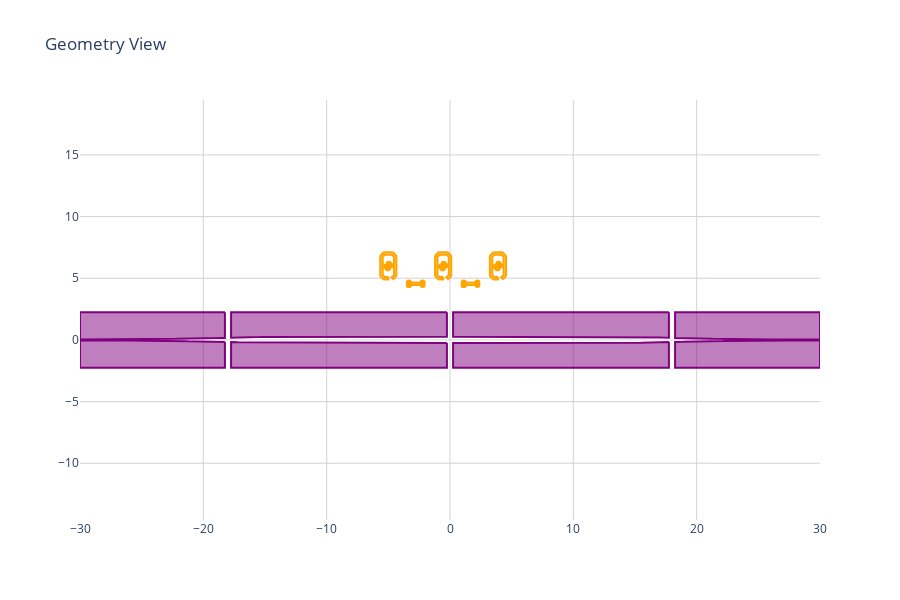

Source (notebook cell):
### Markdown cell above
### Nanobeam

### Code cell
class Nanobeam(Device):
    def initialize(self):
        self.set_name("NANOBEAM")
        self.set_description("Adiabatic Vertical Coupler, InP coupon")

    def parameters(self):
        self.addparameter("taper_length", 15, "Length of each taper")
        self.addparameter("top_length", 30, "Length of top waveguide")
        self.addparameter("top_width", 0.5, "Width of top waveguide")
        self.addparameter("top_tip_width", 0.05, "Width of top waveguide tip")
        self.addparameter("n_points", 1000, "Number of points used in the taper", param_type=int)
        self.addparameter("m", 2, "Top taper power")
        self.addparameter("N_theters", 3, "Number of theters", param_type=int)
        self.addparameter("theter_length", 2, "Length of theters")   
        self.addparameter("theter_width", 0.5, "Width of theters")
        self.addparameter("offset_from_tip", 0.8, "Offset from the tip of the top waveguide as a fraction of the taper length", param_range=[0,1.5])
        self.addparameter("group_id", 0, "Group ID for the device", param_type=int,  param_range=(0, 200))
        self.addparameter("row_id", 0, "Row ID for the device", param_type=int, param_range=(0, 200))
        self.addparameter("col_id", 0, "Column ID for the device", param_type=int, param_range=(0, 200))
    def geom(self):
        p = self.get_params()
        length_total = p["top_length"] + 2*p["taper_length"] 
        
        #top waveguide
        seq = [
            ["S", p["top_length"]/2],
        ]

        sequencer = BaseWaveguideSequencer(seq)
        sequencer.reset()
        sequencer.options["defaultWidth"] = p["top_width"]
        sequencer.options["wgLayer"] = 3

        top = sm.GeomGroup()
        top += sequencer.run()
        
       
        taper_length = p["taper_length"]
        n_points = p["n_points"]
        x = np.linspace(0,p["taper_length"], p["n_points"])
        m = p["m"]
        w1 = p["top_width"]
        w2 = p["top_tip_width"]
        a = (w1-w2)/(taper_length**m)
        w = a*(taper_length-x)**m + w2

        top += sm.make_tapered_path(x, np.zeros(n_points), w,3).translate(p["top_length"]/2, 0)        
        top += top.copy().mirrorX(0)

        #bottom waveguide
        seq = [
            ["S", p["top_length"]/2],
        ]       
       
        XP  = length_total /2
        YP  = 0
        bending_radius = 10

        import math
        def WaveguideConnector(port1, port2, width):
            res = WaveguideConnect(port1, port2, bending_radius)
            if res[0] == True: 
                so = BaseWaveguideSequencer(res[1])
                so.options = sequencer.options
                so.options["defaultWidth"] = width
                g = so.run()
                g.rotate_translate(port1.x0, port1.y0, math.degrees(port1.angle()))
                return g
            else: 
                return GeomGroup()

        p1 = BaseWaveguidePort(-XP, YP, "west",p["top_tip_width"], "p1")
        p2 = BaseWaveguidePort(XP, YP, "east", p["top_tip_width"], "p2")

        p1.connector_function = WaveguideConnector
        p2.connector_function = WaveguideConnector
        self.addlocalport(p1)
        self.addlocalport(p2)
        theters = GeomGroup()
        spacing_between_theters = (p["top_length"] +2*(1-p["offset_from_tip"])*taper_length) / (p["N_theters"] -1)
        
        if p["N_theters"] % 2 == 0:  # even number of theters
            theters += sm.make_rect(spacing_between_theters / 2, 0, p["theter_width"], p["top_width"] / 2 + p["theter_length"], layer=3, numkey=2)
            theters += sm.make_rect(-spacing_between_theters / 2, 0, p["theter_width"], p["top_width"] / 2 + p["theter_length"], layer=3, numkey=2)

            for i in range(1, p["N_theters"] // 2):
                theters += sm.make_rect(spacing_between_theters / 2 + i * spacing_between_theters, 0, p["theter_width"], p["top_width"] / 2 + p["theter_length"], layer=3, numkey=2)
                theters += sm.make_rect(-spacing_between_theters / 2 - i * spacing_between_theters, 0, p["theter_width"], p["top_width"] / 2 + p["theter_length"], layer=3, numkey=2)
        else:
            theters += sm.make_rect(0, 0, p["theter_width"], p["theter_length"]+p["top_width"]/2, layer=3, numkey=2)
            for i in range(1, p["N_theters"] // 2 + 1):
                theters += sm.make_rect(i * spacing_between_theters, 0, p["theter_width"], p["top_width"] / 2 + p["theter_length"], layer=3, numkey=2)
                theters += sm.make_rect(-i * spacing_between_theters, 0, p["theter_width"], p["top_width"] / 2 + p["theter_length"], layer=3, numkey=2)
        theters += theters.copy().mirrorY(0)


        nanobeam = top + theters
        bb = nanobeam.bounding_box()
        rbox=bb.toRect() # rbox contains 1 rectangle size of the bounding box
        rbox.set_layer(4)
        nanobeam = rbox.boolean_difference(nanobeam, 4, 3 )
        str = f"{p['group_id']}_{p['row_id']}_{p['col_id']}"
        text = sm.make_text(0, 2*(p["theter_length"] + p["top_width"]), str, 2, 0.2, to_poly=True, numkey=2, layer=1)
        nanobeam += text
    
        
        #avc += bot  
        return nanobeam
    

coupon = Nanobeam.build()
#DeviceInspect(coupon, fix_aspect_ratio=True)
registerDevicesInModule(__name__)
geom = coupon.geom()
GeomView(geom, fix_aspect_ratio=True, plot_height = 600)

### Figure 1 — Plotly figure (JSON) as saved in the notebook; plotly's stock layout.template omitted (floating-point values rounded to 4 significant figures; data arrays with more than 128 entries replaced by an {"elided": "..."} marker saying what was removed)
{"data": [{"fill": "toself", "line": {"color": "purple"}, "type": "scatter", "x": {"elided": "787 float values"}, "y": {"elided": "787 float values"}}, {"fill": "toself", "line": {"color": "purple"}, "type": "scatter", "x": {"elided": "787 float values"}, "y": {"elided": "787 float values"}}, {"fill": "toself", "line": {"color": "purple"}, "type": "scatter", "x": {"elided": "189 float values"}, "y": {"elided": "189 float values"}}, {"fill": "toself", "line": {"color": "purple"}, "type": "scatter", "x": {"elided": "189 float values"}, "y": {"elided": "189 float values"}}, {"fill": "toself", "line": {"color": "purple"}, "type": "scatter", "x": {"elided": "189 float values"}, "y": {"elided": "189 float values"}}, {"fill": "toself", "line": {"color": "purple"}, "type": "scatter", "x": {"elided": "189 float values"}, "y": {"elided": "189 float values"}}, {"fill": "toself", "line": {"color": "purple"}, "type": "scatter", "x": {"elided": "787 float values"}, "y": {"elided": "787 float values"}}, {"fill": "toself", "line": {"color": "purple"}, "type": "scatter", "x": {"elided": "787 float values"}, "y": {"elided": "787 float values"}}, {"fill": "toself", "line": {"color": "orange"}, "type": "scatter", "x": [-5, -5.292, -5.456, -5.456, -5.292, -4.708, -4.544, -4.544, -4.737, -4.596, -4.374, -4.344, -4.344, -4.374, -4.596, -4.667, -5.333, -5.404, -5.626, -5.656, -5.656, -5.626, -5.404, -5.333, -5, -5], "y": [5.1, 5.1, 5.264, 6.736, 6.9, 6.9, 6.736, 5.264, 5.071, 4.929, 5.152, 5.222, 6.778, 6.848, 7.071, 7.1, 7.1, 7.071, 6.848, 6.778, 5.222, 5.152, 4.929, 4.9, 4.9, 5.1]}, {"fill": "toself", "line": {"color": "orange"}, "type": "scatter", "x": [-5.04, -4.818, -4.96, -5.182, -5.04], "y": [5.818, 6.04, 6.182, 5.96, 5.818]}, {"fill": "toself", "line": {"color": "orange"}, "type": "scatter", "x": [-3.333, -2.222, -2.222, -3.333, -3.333], "y": [4.456, 4.456, 4.656, 4.656, 4.456]}, {"fill": "toself", "line": {"color": "orange"}, "type": "scatter", "x": [-0.5556, -0.8475, -1.011, -1.011, -0.8475, -0.2636, -0.1, -0.1, -0.2929, -0.1515, 0.07071, 0.1, 0.1, 0.07071, -0.1515, -0.2222, -0.8889, -0.9596, -1.182, -1.211, -1.211, -1.182, -0.9596, -0.8889, -0.5556, -0.5556], "y": [5.1, 5.1, 5.264, 6.736, 6.9, 6.9, 6.736, 5.264, 5.071, 4.929, 5.152, 5.222, 6.778, 6.848, 7.071, 7.1, 7.1, 7.071, 6.848, 6.778, 5.222, 5.152, 4.929, 4.9, 4.9, 5.1]}, {"fill": "toself", "line": {"color": "orange"}, "type": "scatter", "x": [-0.596, -0.3737, -0.5152, -0.7374, -0.596], "y": [5.818, 6.04, 6.182, 5.96, 5.818]}, {"fill": "toself", "line": {"color": "orange"}, "type": "scatter", "x": [1.111, 2.222, 2.222, 1.111, 1.111], "y": [4.456, 4.456, 4.656, 4.656, 4.456]}, {"fill": "toself", "line": {"color": "orange"}, "type": "scatter", "x": [3.889, 3.597, 3.433, 3.433, 3.597, 4.181, 4.344, 4.344, 4.152, 4.293, 4.515, 4.544, 4.544, 4.515, 4.293, 4.222, 3.556, 3.485, 3.263, 3.233, 3.233, 3.263, 3.485, 3.556, 3.889, 3.889], "y": [5.1, 5.1, 5.264, 6.736, 6.9, 6.9, 6.736, 5.264, 5.071, 4.929, 5.152, 5.222, 6.778, 6.848, 7.071, 7.1, 7.1, 7.071, 6.848, 6.778, 5.222, 5.152, 4.929, 4.9, 4.9, 5.1]}, {"fill": "toself", "line": {"color": "orange"}, "type": "scatter", "x": [3.848, 4.071, 3.929, 3.707, 3.848], "y": [5.818, 6.04, 6.182, 5.96, 5.818]}], "layout": {"height": 600, "paper_bgcolor": "white", "plot_bgcolor": "white", "showlegend": false, "title": {"text": "Geometry View"}, "xaxis": {"gridcolor": "LightGray", "scaleanchor": "y", "scaleratio": 1, "showgrid": true, "zeroline": false}, "yaxis": {"gridcolor": "LightGray", "showgrid": true, "zeroline": false}}}
